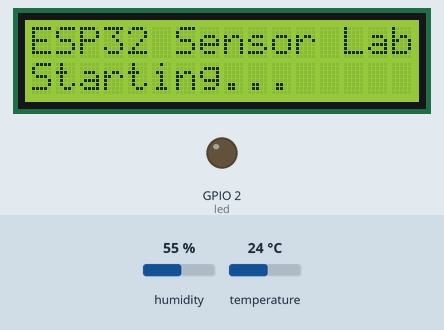
This program was run on a simulated ESP32 board running MicroPython. Parts: 16×2 character LCD, output pins drawn as LEDs (lit = HIGH). The test bench sets the inputs (shaded band); at power-on: humidity 55 %, temperature 24 °C. WiFi joins after 1.5 s; the clock reads 2024-03-15 10:24:30 at power-on unless the program sets it; no MQTT or app messages arrive unless stated; library files of the repository ran but are not shown: i2c_lcd.py; what the program prints to the serial console is not drawn.

Above: at 2.4 s.
At 3.6 s:
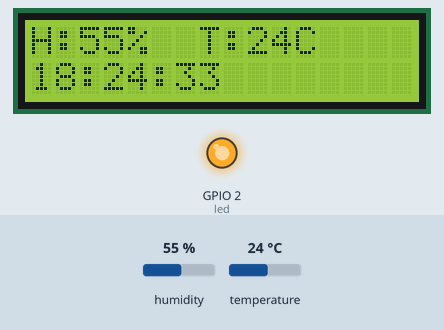
At 23.8 s:
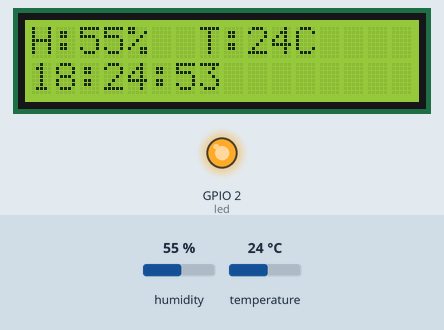
Timing chart, 0 to 25.3 s (numbered marks = the images above):
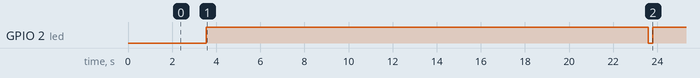

Measured:
- by itself, GPIO 2 (led): LOW → HIGH at 3.5 s, → LOW 20.0 s later, → HIGH 0.20 s later
- what the display in image 0 shows lasts 1.0 s, from 2.3 s to 3.3 s
- what the display in image 1 shows lasts 20.3 s, from 3.3 s to 23.6 s

The program:

main.py
```python
import dht
import time
from machine import Pin
from umqtt.simple import MQTTClient

from i2c_lcd import LCD
from ntp_clock import connect_wifi, sync_ntp, time_str

WIFI_SSID     = 'your_ssid'
WIFI_PASSWORD = 'your_password'

MQTT_BROKER   = '192.168.1.100'
MQTT_PORT     = 1883
MQTT_CLIENT   = 'esp32-sensor-lab'
MQTT_TOPIC    = b'sensor/dht'

DHT_PIN  = 15
LED_PIN  = 2

dht11  = dht.DHT11(Pin(DHT_PIN))
led    = Pin(LED_PIN, Pin.OUT)
lcd    = LCD(sda=21, scl=22)


def read_dht():
    dht11.measure()
    return dht11.humidity(), dht11.temperature()


def main():
    wlan = connect_wifi(WIFI_SSID, WIFI_PASSWORD)
    sync_ntp()

    client = MQTTClient(MQTT_CLIENT, MQTT_BROKER, port=MQTT_PORT)
    client.connect()

    lcd.show('ESP32 Sensor Lab', 'Starting...')
    time.sleep(1)

    i = 0
    while True:
        try:
            humi, temp = read_dht()
            now = time_str()
            msg = '{} H:{} T:{}'.format(now, humi, temp)

            client.publish(MQTT_TOPIC, msg)
            print(msg)

            lcd.show('H:{}%  T:{}C'.format(humi, temp), now[11:])

            led.value(0)
            time.sleep_ms(200)
            led.value(1)

            i += 1
            time.sleep(20)

        except OSError as e:
            print('DHT error:', e)
            lcd.show('DHT Error', str(e))
            time.sleep(5)


if __name__ == '__main__':
    main()
```

ntp_clock.py
```python
import network
import ntptime
import time

UTC_OFFSET = 8 * 3600  # UTC+8 台灣


def connect_wifi(ssid, password, timeout=20):
    wlan = network.WLAN(network.STA_IF)
    wlan.active(True)
    if wlan.isconnected():
        return wlan
    wlan.connect(ssid, password)
    for _ in range(timeout):
        if wlan.isconnected():
            print('WiFi connected:', wlan.ifconfig())
            return wlan
        time.sleep(1)
    raise RuntimeError('WiFi connect timeout')


def sync_ntp():
    ntptime.settime()
    print('NTP synced (UTC)')


def localtime():
    t = time.time() + UTC_OFFSET
    return time.localtime(t)


def time_str():
    lt = localtime()
    return '{:04d}-{:02d}-{:02d} {:02d}:{:02d}:{:02d}'.format(*lt[:6])
```
